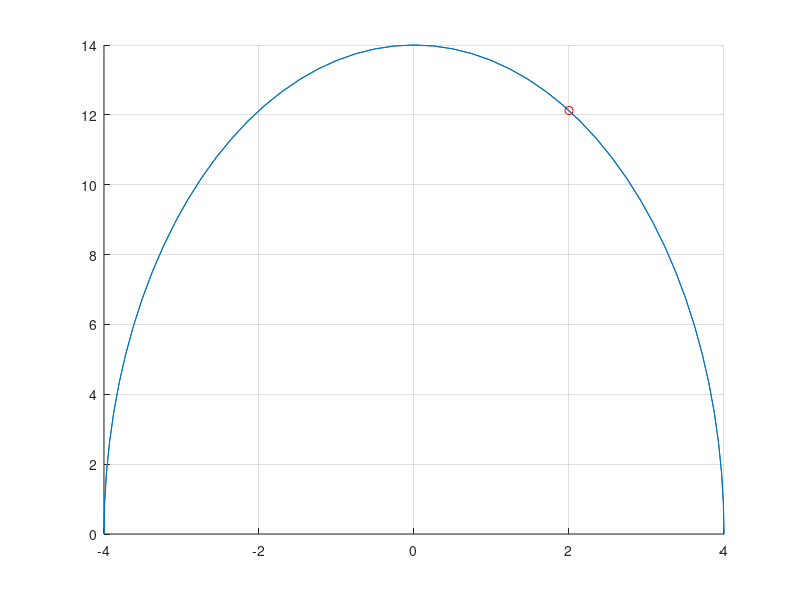

MATLAB code for this plot:
hold on 
grid on 
t1 = 1/6
t =[ 0:0.01:1]
x = 4*cos(2*pi*t)
y = 14*(1 - cos(2*pi*t).^2).^(1/2)
plot(x,y)
t=t1
x = 4*cos(2*pi*t)
y = 14*(1 - cos(2*pi*t).^2).^(1/2)
plot(x,y,'ro-')